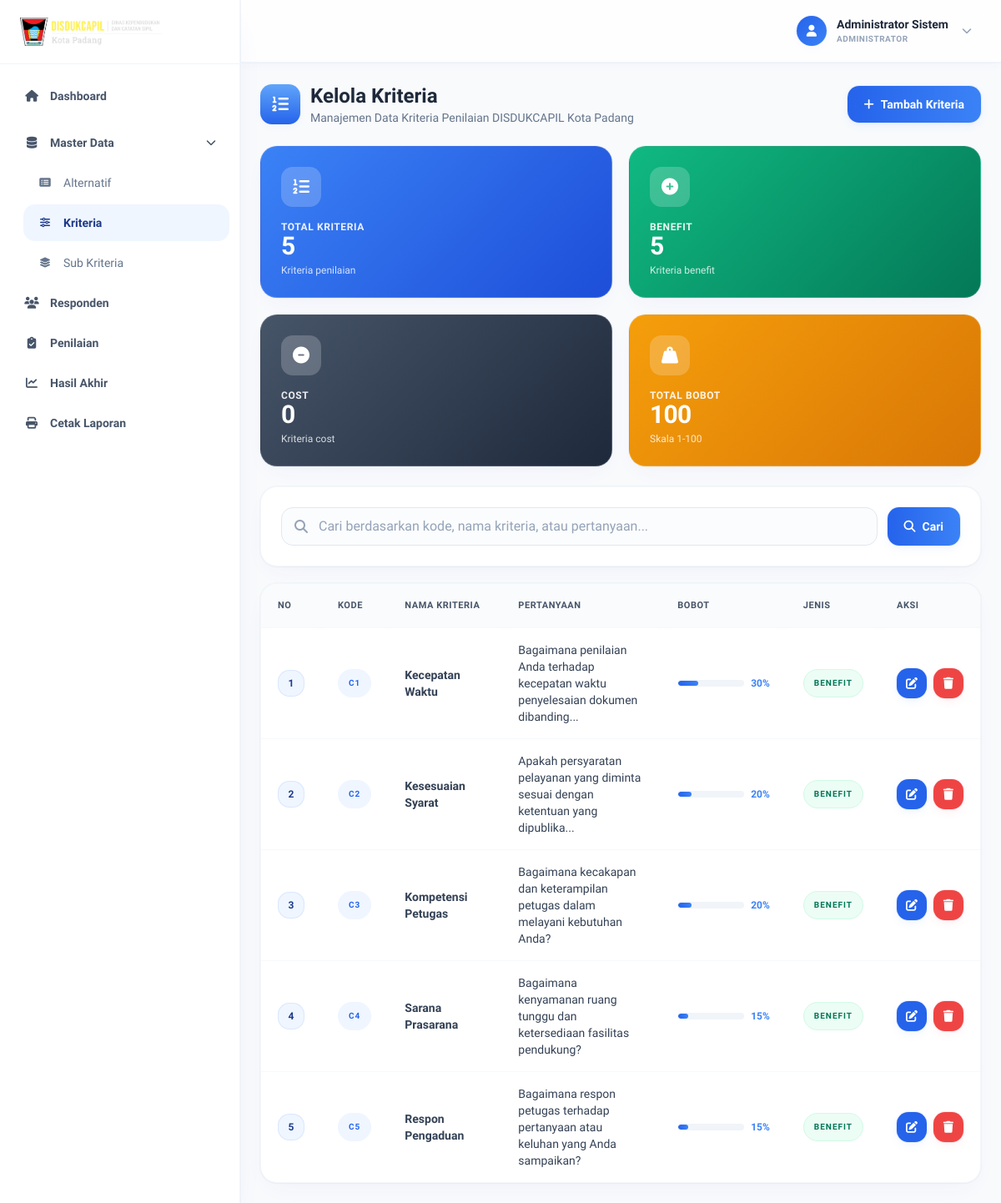
The page /index.php?controller=kriteria&action=index (signed in) on the database as committed earlier.
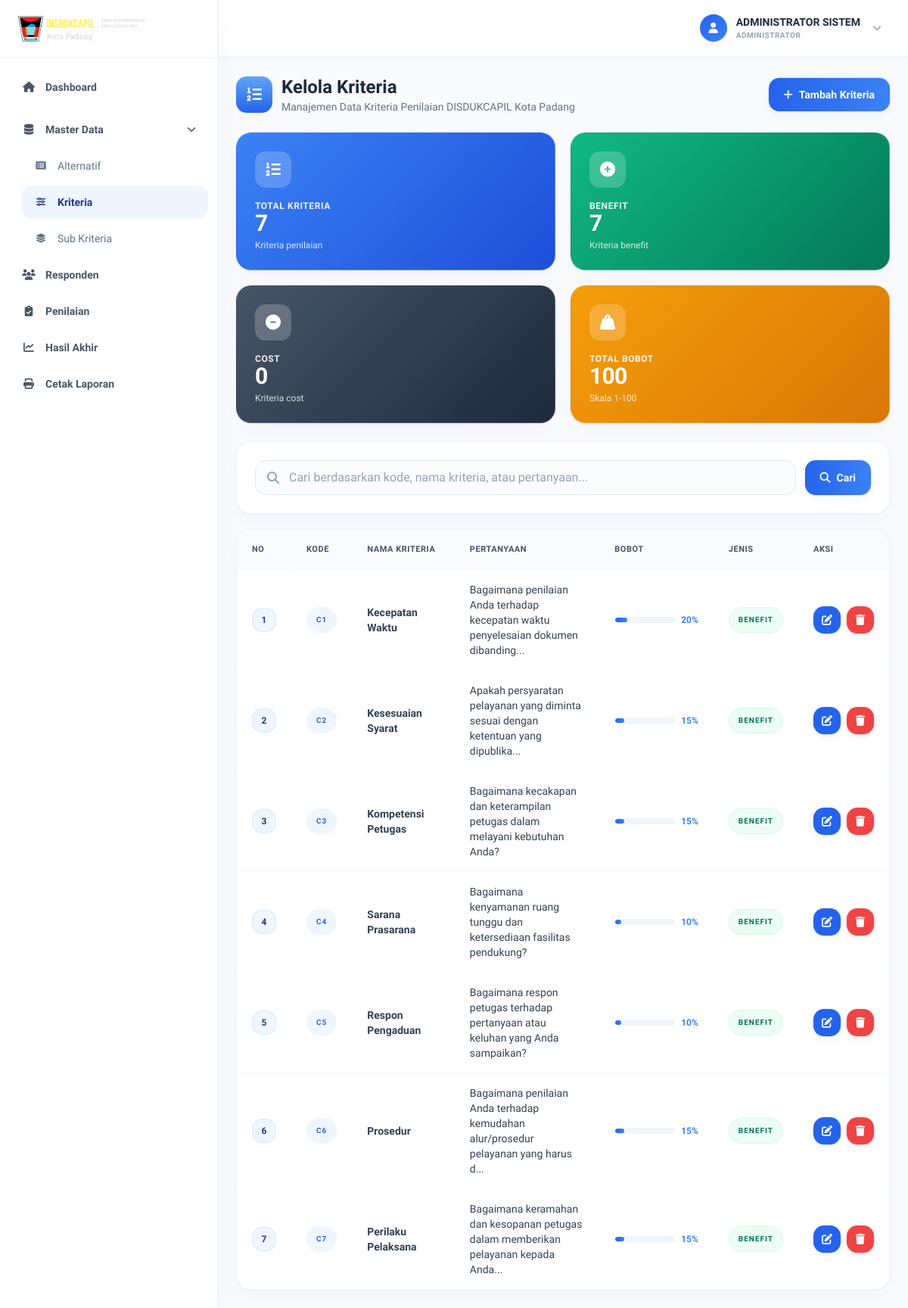
The same page on the database as committed later.
### tables this page shows
CREATE TABLE `kriteria` (
  `id_kriteria` int NOT NULL,
  `kode_kriteria` varchar(10) NOT NULL,
  `nama_kriteria` varchar(100) NOT NULL,
  `pertanyaan` text NOT NULL,
  `bobot` int NOT NULL,
  `jenis` enum('benefit','cost') DEFAULT 'benefit',
  `created_at` timestamp NULL DEFAULT CURRENT_TIMESTAMP
);

### controllers/KriteriaController.php (called while the page is built, shortened)
<?php
require_once 'models/KriteriaModel.php';
class KriteriaController
{
    private $kriteriaModel;
    public function __construct($connection)
    {
        $this->kriteriaModel = new KriteriaModel($connection);
    }
    public function index()
    {
        $keyword = isset($_GET['keyword']) ? trim($_GET['keyword']) : '';
        if (!empty($keyword)) {
            $kriterias = $this->kriteriaModel->search($keyword);
        } else {
            $kriterias = $this->kriteriaModel->getAll();
        }
        $data = [
            'title' => 'Kelola Kriteria - DISDUKCAPIL Kota Padang',
            'page_title' => 'Kelola Kriteria',
            'kriterias' => $kriterias,
            'keyword' => $keyword,
            'total' => $this->kriteriaModel->getTotal(),
            'total_bobot' => $this->kriteriaModel->getTotalBobot(),
            'benefit_count' => $this->kriteriaModel->getBenefitCount(),
            'cost_count' => $this->kriteriaModel->getCostCount(),
            'user' => [
                'nama_lengkap' => $_SESSION['nama_lengkap'] ?? 'Admin',
                'username' => $_SESSION['username'] ?? '',
                'role' => $_SESSION['role'] ?? 'admin'
            ]
        ];
        require_once 'views/kriteria/index.php';
    }
}
?>

### models/KriteriaModel.php (called while the page is built, shortened)
<?php
class KriteriaModel
{
    private $conn;
    private $table = 'kriteria';
    public function __construct($connection)
    {
        $this->conn = $connection;
    }
    public function getAll()
    {
        try {
            $query = "SELECT * FROM " . $this->table . " ORDER BY kode_kriteria ASC";
            $stmt = $this->conn->prepare($query);
            $stmt->execute();
            return $stmt->fetchAll(PDO::FETCH_ASSOC);
        } catch (PDOException $e) {
            error_log("Get all kriteria error: " . $e->getMessage());
            return false;
        }
    }
    public function getTotal()
    {
        try {
            $query = "SELECT COUNT(*) as total FROM " . $this->table;
            $stmt = $this->conn->prepare($query);
            $stmt->execute();
            $result = $stmt->fetch(PDO::FETCH_ASSOC);
            return $result['total'];
        } catch (PDOException $e) {
            error_log("Get total kriteria error: " . $e->getMessage());
            return 0;
        }
    }
    public function getTotalBobot()
    {
        try {
            $query = "SELECT SUM(bobot) as total_bobot FROM " . $this->table;
            $stmt = $this->conn->prepare($query);
            $stmt->execute();
            $result = $stmt->fetch(PDO::FETCH_ASSOC);
            return $result['total_bobot'] ?? 0;
        } catch (PDOException $e) {
            error_log("Get total bobot error: " . $e->getMessage());
            return 0;
        }
    }
    public function getBenefitCount()
    {
        try {
            $query = "SELECT COUNT(*) as count FROM " . $this->table . " WHERE jenis = 'benefit'";
            $stmt = $this->conn->prepare($query);
            $stmt->execute();
            $result = $stmt->fetch(PDO::FETCH_ASSOC);
            return $result['count'];
        } catch (PDOException $e) {
            error_log("Get benefit count error: " . $e->getMessage());
            return 0;
        }
    }
    public function getCostCount()
    {
        try {
            $query = "SELECT COUNT(*) as count FROM " . $this->table . " WHERE jenis = 'cost'";
            $stmt = $this->conn->prepare($query);
            $stmt->execute();
            $result = $stmt->fetch(PDO::FETCH_ASSOC);
            return $result['count'];
        } catch (PDOException $e) {
            error_log("Get cost count error: " . $e->getMessage());
            return 0;
        }
    }
}
?>

### views/kriteria/index.php (the view, shortened to what the rows shown need)
<?php include('template/layout_admin_head.php'); ?>
<?php include('template/layout_admin_chrome.php'); ?>
<div class="flex items-center justify-between flex-wrap gap-4 mb-6">
  <div class="flex items-center gap-3">
    <div>
      <h1 class="text-2xl font-bold text-slate-800">Kelola Kriteria</h1>
    </div>
  </div>
</div>
<div class="table-gov-wrap">
  <div class="table-gov-scroll">
    <table class="table-gov">
      <thead><tr><th>No</th><th>Kode</th><th>Nama Kriteria</th><th>Pertanyaan</th><th>Bobot</th><th>Jenis</th><th>Aksi</th></tr></thead>
      <tbody>
        <?php if (!empty($data['kriterias'])): ?>
          <?php $no = 1; foreach ($data['kriterias'] as $kriteria): ?>
            <tr>
              <td><span class="row-number-gov"><?= $no++ ?></span></td>
              <td><span class="badge-gov-primary"><?= htmlspecialchars($kriteria['kode_kriteria']) ?></span></td>
              <td class="font-semibold text-slate-800"><?= htmlspecialchars($kriteria['nama_kriteria']) ?></td>
              <td class="text-slate-500 text-sm">
                <?= htmlspecialchars(substr($kriteria['pertanyaan'], 0, 80)) ?><?= strlen($kriteria['pertanyaan']) > 80 ? '...' : '' ?>
              </td>
              <td>
                <div class="flex items-center gap-2">
                  <div class="bar-gov-track w-20"><div class="bar-gov-fill" style="width: <?= $kriteria['bobot'] ?>%"></div></div>
                  <span class="text-xs font-semibold text-gov-blue-700"><?= $kriteria['bobot'] ?>%</span>
                </div>
              </td>
              <td><span class="badge-gov-<?= $kriteria['jenis'] == 'benefit' ? 'success' : 'info' ?>"><?= ucfirst($kriteria['jenis']) ?></span></td>
              <td>
                <div class="flex gap-2">
                  <a href="index.php?controller=kriteria&action=edit&id=<?= $kriteria['id_kriteria'] ?>" class="btn-gov-icon-edit" title="Edit"><i class="fas fa-edit"></i></a>
                  <button onclick="govConfirmDelete('index.php?controller=kriteria&action=delete&id=<?= $kriteria['id_kriteria'] ?>', {text:'Kriteria ini akan dihapus secara permanen!'})" class="btn-gov-icon-delete" title="Hapus"><i class="fas fa-trash"></i></button>
                </div>
              </td>
            </tr>
          <?php endforeach; ?>
        <?php endif; ?>
      </tbody>
    </table>
  </div>
</div>
<?php include('template/layout_admin_foot.php'); ?>

Rows that differ between the two databases and show on the page:
changed kriteria "Kecepatan Waktu": bobot "30" → "20"
changed kriteria "Kesesuaian Syarat": bobot "20" → "15"
changed kriteria "Kompetensi Petugas": bobot "20" → "15"
changed kriteria "Sarana Prasarana": bobot "15" → "10"
changed kriteria "Respon Pengaduan": bobot "15" → "10"
added kriteria: kode_kriteria "C6", nama_kriteria "Prosedur", pertanyaan "Bagaimana penilaian Anda terhadap kemudahan alur/prosedur pelayanan yang harus d", bobot "15", jenis "BENEFIT"
added kriteria: kode_kriteria "C7", nama_kriteria "Perilaku Pelaksana", pertanyaan "Bagaimana keramahan dan kesopanan petugas dalam memberikan pelayanan kepada Anda", bobot "15", jenis "BENEFIT"
Other text that changed with them:
$nama: "Administrator Sistem" → "ADMINISTRATOR SISTEM"
$data['total']: "5" → "7"
$data['benefit_count']: "5" → "7"
